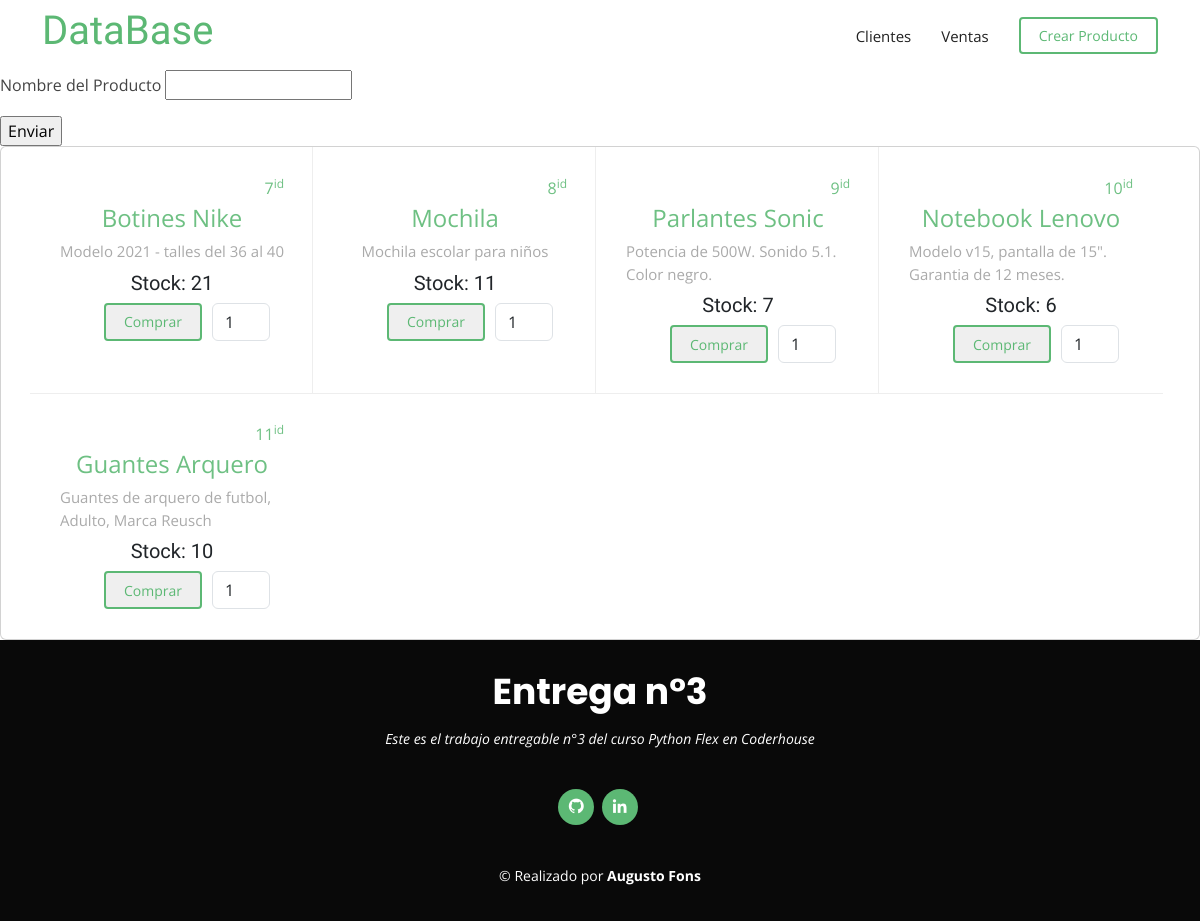
The app's page /, older data.
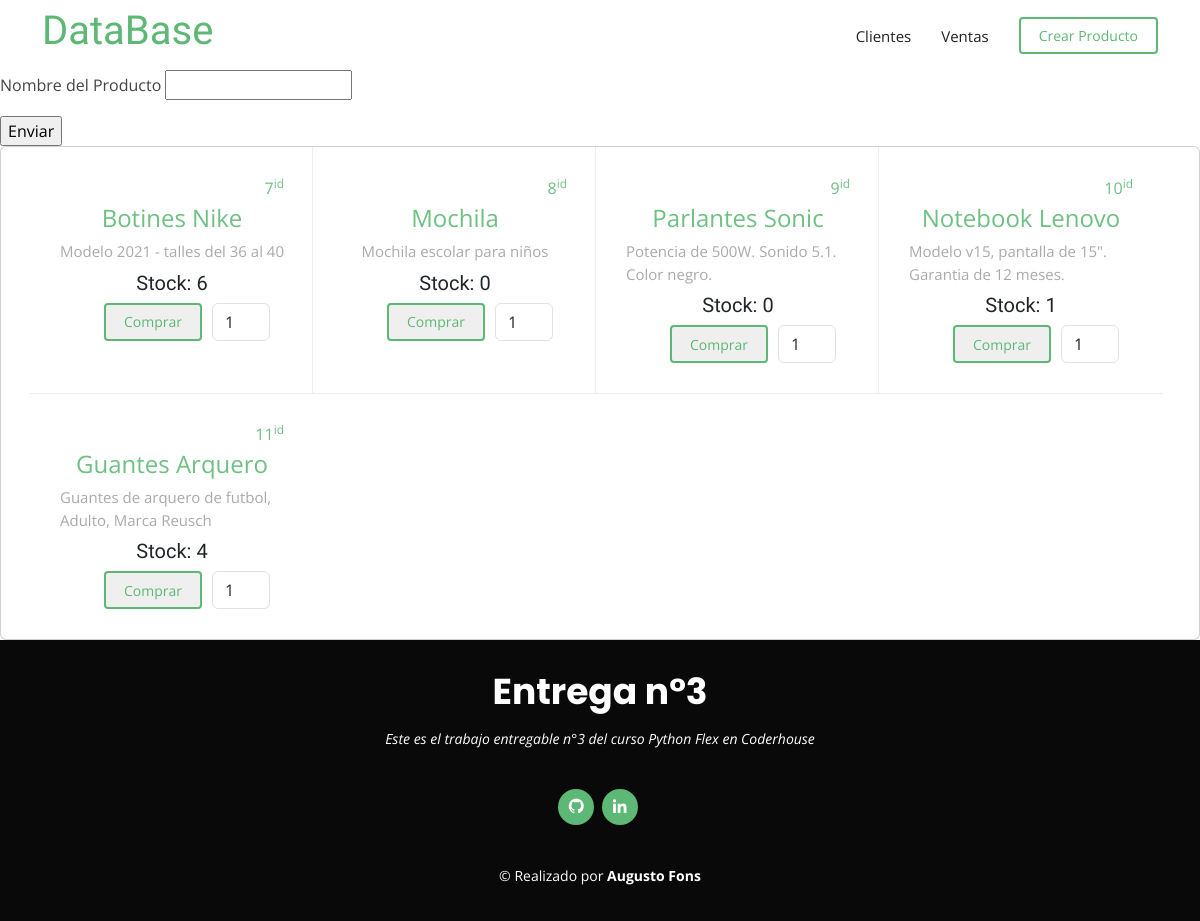
The same page, newer data.
### productos/models.py (models this page shows, shortened)
class Producto(models.Model):
    nombre = models.CharField(max_length=50)
    descripcion = models.TextField()
    stock = models.IntegerField()

### Entrega3/views.py (the view)
# urls.py: 2. Add a URL to urlpatterns:  path('', views.home, name='home')
def home(request):
    productos = Producto.objects.all()
    return render(request, 'index.html', {'productos': productos})

### templates/index.html (shortened to what this page needs)
{% extends "base.html" %}
{% load static %}
{% block contenido %}
<form action="/busqueda/" method="post">
    <p>Nombre del Producto <input type="text" name="nombre"></p>
    <input type="submit" value="Enviar">
</form>
<section id="card" class="card">
    <div class="container">
        <div class="row no-gutters">
                {% if not '/busqueda' in request.path %}
                    {% for producto in productos %}
                    <div class="col-lg-3 col-md-5 content-item" style="display: flex; flex-direction: column; align-items: center;">
                        <span style="margin-left: auto; font-size: medium;">{{ producto.id }}<sup>id</sup></span>
                        <span style="margin: 0 auto;">{{ producto.nombre }}</span>
                        <p style="margin-top: 4px; margin-bottom: 8px;">{{ producto.descripcion }}</p>
                        <h5>Stock: {{ producto.stock }}</h5>
                        <div class="navbar">
                            <form method="post" action="/realizar_compra/" style="display: flex; gap: 10px;">
                                        <input class="getstarted scrollto" type="submit" value="Comprar">
                                        <input type="number" class="form-control" style="width: 58px;" min="1" value="1" name="cantidad"">
                            </form>
                        </div>
                    </div>
                    {% empty %}
                        <div class="col-lg-3 col-md-5 content-item" style="display: flex; flex-direction: column; align-items: center;">
                            <p style="margin-top: 4px; margin-bottom: 8px;">No hay productos</p>
                        </div>
                    {% endfor %}
                {% endif %}
        </div>
    </div>
</section
{% endblock %}

Row changes from the older to the newer data that the page shows:
changed Producto "Botines Nike": stock "21" → "6"
changed Producto "Mochila": stock "11" → "0"
changed Producto "Parlantes Sonic": stock "7" → "0"
changed Producto "Notebook Lenovo": stock "6" → "1"
changed Producto "Guantes Arquero": stock "10" → "4"
